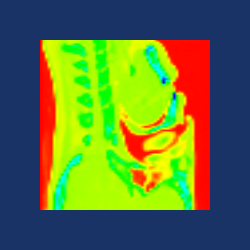

Here is the Python script that generated this plot:
#!/usr/bin/env python

# Demonstrate automatic resampling of textures for non-power-of-two sizes.

# Factory overrides
import vtkmodules.vtkInteractionStyle  # noqa: F401
import vtkmodules.vtkRenderingFreeType  # noqa: F401
import vtkmodules.vtkRenderingOpenGL2  # noqa: F401

import os

from vtkmodules.vtkFiltersSources import vtkPlaneSource
from vtkmodules.vtkIOImage import vtkVolume16Reader
from vtkmodules.vtkImagingCore import vtkExtractVOI
from vtkmodules.vtkRenderingCore import (
    vtkActor,
    vtkPolyDataMapper,
    vtkRenderWindow,
    vtkRenderWindowInteractor,
    vtkRenderer,
    vtkTexture,
)

# Generate texture map (not power of two)
volume_reader = vtkVolume16Reader()
volume_reader.SetDataDimensions(64, 64)
volume_reader.GetOutput().SetOrigin(0.0, 0.0, 0.0)
volume_reader.SetDataByteOrderToLittleEndian()
data_dir = os.environ.get("VPE_DATA_DIR", os.path.dirname(os.path.abspath(__file__)))

volume_reader.SetFilePrefix(os.path.join(data_dir, "headsq", "quarter"))
volume_reader.SetImageRange(1, 93)
volume_reader.SetDataSpacing(3.2, 3.2, 1.5)

extract = vtkExtractVOI()
extract.SetInputConnection(volume_reader.GetOutputPort())
extract.SetVOI(32, 32, 0, 63, 0, 92)

texture = vtkTexture()
texture.SetInputConnection(extract.GetOutputPort())
texture.InterpolateOn()

# Generate plane to map texture onto
plane = vtkPlaneSource()
plane.SetXResolution(1)
plane.SetYResolution(1)

texture_mapper = vtkPolyDataMapper()
texture_mapper.SetInputConnection(plane.GetOutputPort())

texture_actor = vtkActor()
texture_actor.SetMapper(texture_mapper)
texture_actor.SetTexture(texture)

# Renderer
renderer = vtkRenderer()
renderer.AddActor(texture_actor)
renderer.SetBackground(0.1, 0.2, 0.4)

# Window
render_window = vtkRenderWindow()
render_window.AddRenderer(renderer)
render_window.SetSize(250, 250)
render_window.SetWindowName("resampled texture")

# Interactor
interactor = vtkRenderWindowInteractor()
interactor.SetRenderWindow(render_window)

interactor.Initialize()
interactor.Start()
